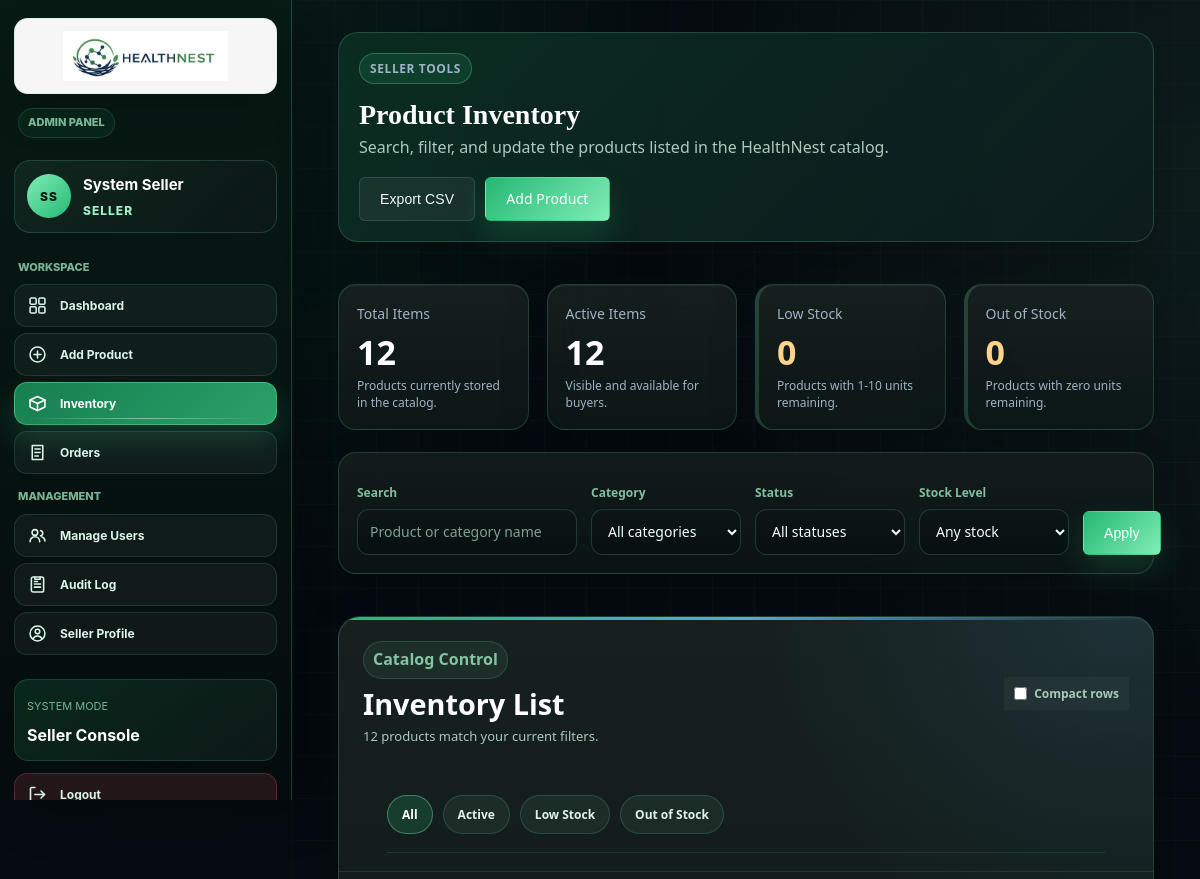
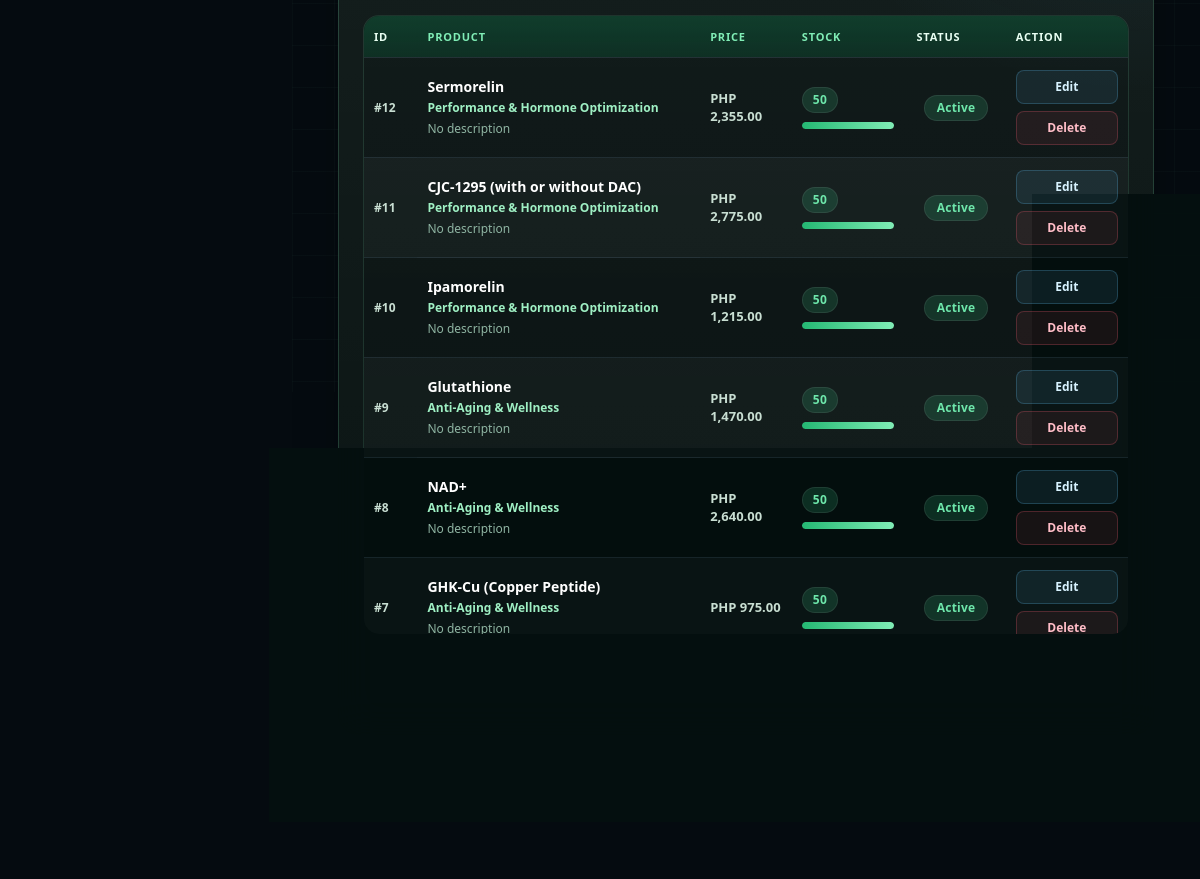
The app's page /inventory.php (signed in), older data (2 pictures, top to bottom).
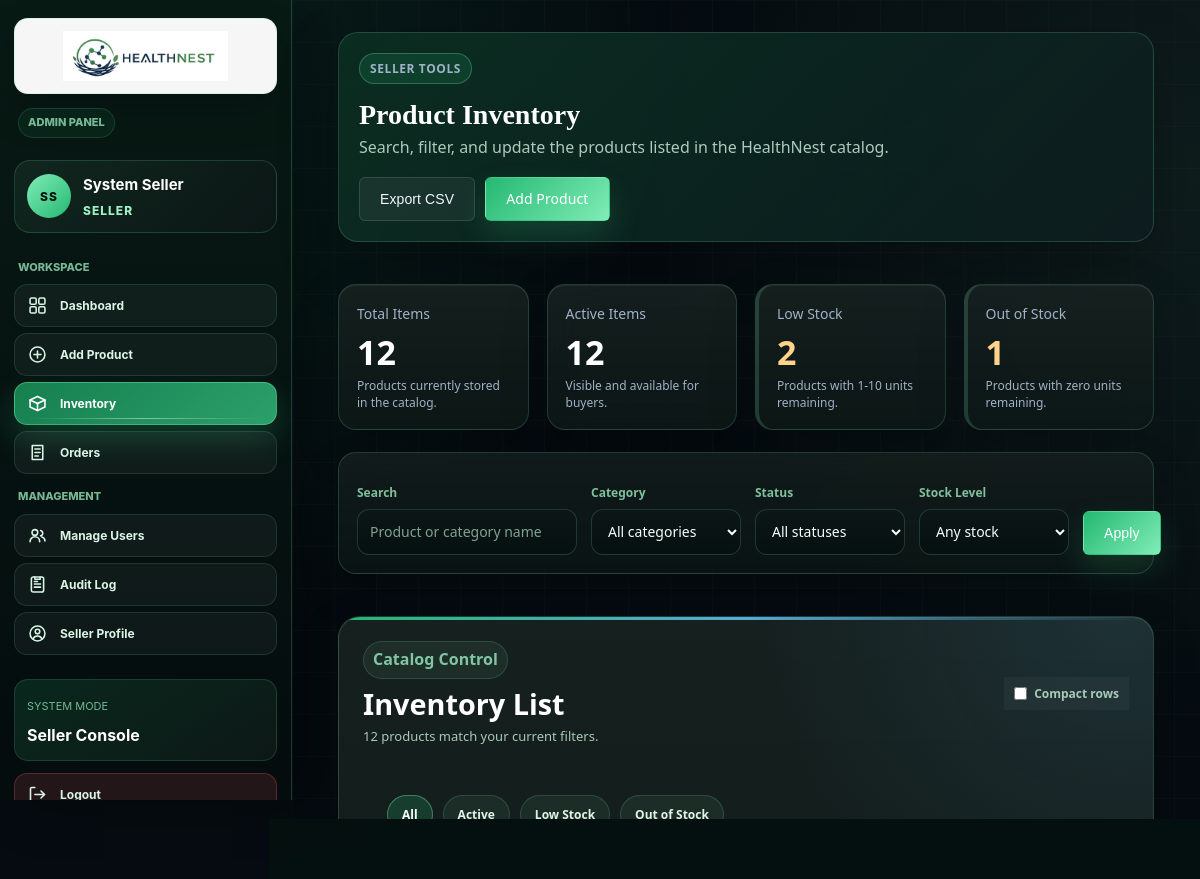
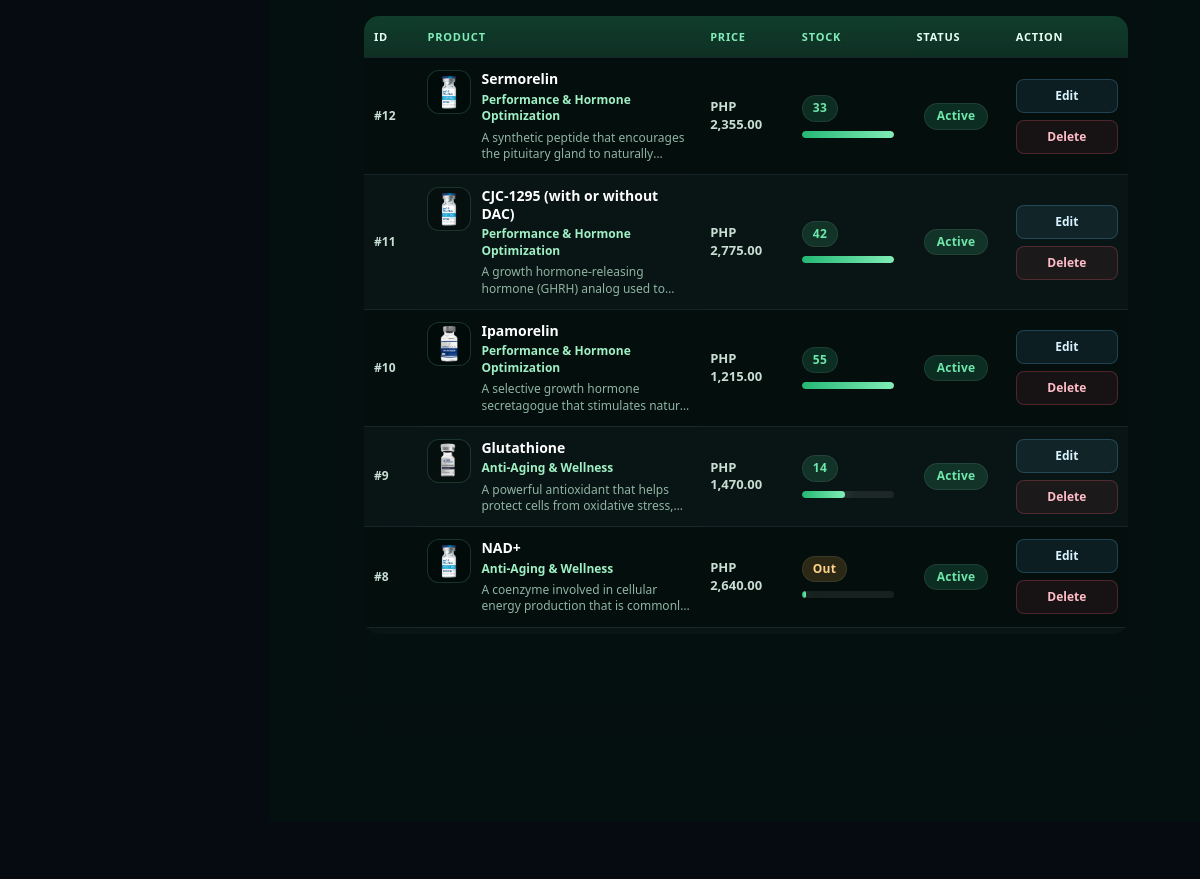
The same page, newer data (2 pictures, top to bottom).
### tables this page shows
CREATE TABLE `tblaccount` (
  `id` int(11) NOT NULL,
  `firstname` varchar(50) DEFAULT NULL,
  `middlename` varchar(50) DEFAULT NULL,
  `lastname` varchar(50) DEFAULT NULL,
  `email` varchar(100) DEFAULT NULL,
  `password` varchar(255) DEFAULT NULL,
  `address` varchar(200) DEFAULT NULL,
  `contact` varchar(20) DEFAULT NULL,
  `birthdate` date DEFAULT NULL,
  `level` varchar(20) DEFAULT NULL,
  `status` varchar(20) DEFAULT NULL,
  `image` varchar(100) DEFAULT NULL,
  `created_at` date DEFAULT NULL
);

CREATE TABLE `products` (
  `product_id` int(5) NOT NULL,
  `category_id` int(5) DEFAULT NULL,
  `product_name` varchar(150) DEFAULT NULL,
  `description` varchar(255) DEFAULT NULL,
  `price` float DEFAULT NULL,
  `stock_quantity` int(11) DEFAULT NULL,
  `image` varchar(150) NOT NULL,
  `status` varchar(20) DEFAULT NULL,
  `created_at` date DEFAULT NULL
);

CREATE TABLE `categories` (
  `category_id` int(5) NOT NULL,
  `category_name` varchar(100) DEFAULT NULL,
  `description` varchar(255) DEFAULT NULL
);

### functions.php (called while the page is built, shortened)
<?php
function e($value)
{
    return htmlspecialchars((string) $value, ENT_QUOTES, "UTF-8");
}
function normalizeLevel($level)
{
    return strtolower(trim((string) $level));
}
function accountFullName($user)
{
    $parts = [
        $user["firstname"] ?? "",
        $user["middlename"] ?? "",
        $user["lastname"] ?? "",
    ];
    $name = trim(preg_replace("/\s+/", " ", implode(" ", array_filter($parts))));
    return $name !== "" ? $name : ($user["email"] ?? "User");
}
function sessionUserId()
{
    if (isset($_SESSION["user_id"])) {
        return (int) $_SESSION["user_id"];
    }
    return null;
}
function isLoggedIn()
{
    return sessionUserId() !== null;
}
function isAdmin()
{
    $level = normalizeLevel($_SESSION["level"] ?? "");
    return in_array($level, ["admin", "administrator", "seller"], true);
}
function accountLevelValue($level)
{
    $level = normalizeLevel($level);
    return in_array($level, ["admin", "administrator", "seller"], true) ? "seller" : "buyer";
}
function accountLevelLabel($level)
{
    return ucfirst(accountLevelValue($level));
}
function currentUser($conn)
{
    $userId = sessionUserId();
    $stmt = mysqli_prepare($conn, "SELECT * FROM tblaccount WHERE id = ? LIMIT 1");
    mysqli_stmt_bind_param($stmt, "i", $userId);
    mysqli_stmt_execute($stmt);
    $result = mysqli_stmt_get_result($stmt);
    return mysqli_fetch_assoc($result) ?: null;
}
function formatPrice($amount)
{
    return "PHP " . number_format((float) $amount, 2);
}

### inventory.php (the view, shortened to what the rows shown need)
<?php
require_once __DIR__ . "/init.php";
$search = trim($_GET["search"] ?? "");
$categoryFilter = filter_input(INPUT_GET, "category", FILTER_VALIDATE_INT) ?: 0;
$statusFilter = strtolower(trim($_GET["status"] ?? ""));
$stockFilter = strtolower(trim($_GET["stock"] ?? ""));
$sort = strtolower(trim($_GET["sort"] ?? "newest"));
$page = max(1, (int) ($_GET["page"] ?? 1));
$perPage = 10;
if (!in_array($statusFilter, ["active", "inactive"], true)) {
    $statusFilter = "";
}
if (!in_array($stockFilter, ["low", "out"], true)) {
    $stockFilter = "";
}
$sortOptions = [
    "newest" => "p.product_id DESC",
    "oldest" => "p.product_id ASC",
    "name_asc" => "p.product_name ASC",
    "name_desc" => "p.product_name DESC",
    "price_asc" => "p.price ASC",
    "price_desc" => "p.price DESC",
    "stock_asc" => "p.stock_quantity ASC",
    "stock_desc" => "p.stock_quantity DESC",
];
$conditions = [];
$params = [];
$types = "";
$whereSql = count($conditions) > 0 ? "WHERE " . implode(" AND ", $conditions) : "";
$countSql = "
    SELECT COUNT(*) AS total
    FROM products p
    LEFT JOIN categories c ON p.category_id = c.category_id
    $whereSql
";
if (count($params) > 0) {
    $countStmt = mysqli_prepare($conn, $countSql);
    mysqli_stmt_bind_param($countStmt, $types, ...$params);
    mysqli_stmt_execute($countStmt);
    $matchingTotal = (int) (mysqli_fetch_assoc(mysqli_stmt_get_result($countStmt))["total"] ?? 0);
} else {
    $matchingTotal = (int) (mysqli_fetch_assoc(mysqli_query($conn, $countSql))["total"] ?? 0);
}
$totalPages = max(1, (int) ceil($matchingTotal / $perPage));
$page = min($page, $totalPages);
$offset = ($page - 1) * $perPage;
$listSql = "
    SELECT p.product_id, p.product_name, p.description, p.price, p.stock_quantity, p.status, p.image, c.category_name
    FROM products p
    LEFT JOIN categories c ON p.category_id = c.category_id
    $whereSql
    ORDER BY {$sortOptions[$sort]}
    LIMIT ? OFFSET ?
";
$listParams = $params;
$listParams[] = $perPage;
$listParams[] = $offset;
$listTypes = $types . "ii";
$stmt = mysqli_prepare($conn, $listSql);
mysqli_stmt_bind_param($stmt, $listTypes, ...$listParams);
mysqli_stmt_execute($stmt);
$result = mysqli_stmt_get_result($stmt);
function inventoryQueryString(array $overrides = [], array $current = []): string
{
    $merged = array_merge($current, $overrides);
    $merged = array_filter($merged, static fn($value) => $value !== "" && $value !== null && $value !== 0);
    return http_build_query($merged);
}
$currentParams = [
    "search" => $search,
    "category" => $categoryFilter ?: "",
    "status" => $statusFilter,
    "stock" => $stockFilter,
    "sort" => $sort,
];
function sortLink(string $ascKey, string $descKey, string $currentSort, array $currentParams, string $label): string
{
    $nextSort = $currentSort === $ascKey ? $descKey : $ascKey;
    $isActive = in_array($currentSort, [$ascKey, $descKey], true);
    $arrow = $currentSort === $descKey ? "&darr;" : "&uarr;";
    $qs = inventoryQueryString(["sort" => $nextSort, "page" => 1], $currentParams);
    $activeClass = $isActive ? "active" : "";
    return "<th class=\"sortable-th $activeClass\"><a href=\"inventory.php?$qs\">$label" . ($isActive ? " <span class=\"arrow\">$arrow</span>" : "") . "</a></th>";
}
require __DIR__ . "/header.php";
?>
<main class="page-main">
    <div class="seller-page-header">
        <div>
            <h2>Product Inventory</h2>
        </div>
    </div>
    <div class="table-card inventory-list-card">
        <div class="catalog-table-frame">
        <div class="table-wrap">
            <table class="inventory-table" border="1" cellpadding="8" cellspacing="0">
                <thead>
                    <tr>
                        <th>ID</th>
                        <?php echo sortLink("name_asc", "name_desc", $sort, $currentParams, "Product"); ?>
                        <?php echo sortLink("price_asc", "price_desc", $sort, $currentParams, "Price"); ?>
                        <?php echo sortLink("stock_asc", "stock_desc", $sort, $currentParams, "Stock"); ?>
                        <th>Status</th>
                        <th>Action</th>
                    </tr>
                </thead>
                <tbody>
                <?php if ($result && mysqli_num_rows($result) > 0): ?>
                    <?php while ($row = mysqli_fetch_assoc($result)): ?>
                        <?php
                        $qty = (int) $row["stock_quantity"];
                        $stockClass = $qty <= 10 ? "stock-low" : "stock-ok";
                        $stockPercent = max(4, min(100, round(($qty / 30) * 100)));
                        $imgSrc = trim((string) ($row["image"] ?? ""));
                        ?>
                        <tr class="inventory-row" data-table-row data-status="<?php echo e(strtolower($row["status"])); ?>" data-stock="<?php echo $qty === 0 ? "out" : ($qty <= 10 ? "low" : "ok"); ?>">
                            <td class="id-cell">#<?php echo (int) $row["product_id"]; ?></td>
                            <td>
                                <div class="product-cell">
                                    <?php if ($imgSrc !== "" && $imgSrc !== "placeholder.jpg"): ?>
                                        <div class="product-thumb-wrap">
                                            <img src="images/products/<?php echo e(basename($imgSrc)); ?>" alt="" onerror="this.parentElement.style.display='none';">
                                        </div>
                                    <?php endif; ?>
                                    <div class="product-cell-copy">
                                        <strong><?php echo e($row["product_name"]); ?></strong>
                                        <span><?php echo e($row["category_name"] ?? "Uncategorized"); ?></span>
                                        <em><?php echo e($row["description"] ?: "No description"); ?></em>
                                    </div>
                                </div>
                            </td>
                            <td class="price-cell"><?php echo formatPrice($row["price"]); ?></td>
                            <td class="stock-cell">
                                <span class="stock-badge <?php echo $stockClass; ?>"><?php echo $qty === 0 ? "Out" : $qty; ?></span>
                                <div class="mini-meter <?php echo $qty <= 10 ? "risk" : ""; ?>"><i style="width: <?php echo $stockPercent; ?>%;"></i></div>
                            </td>
                            <td class="inventory-status-cell"><span class="status <?php echo e(strtolower($row["status"])); ?>"><?php echo e(ucfirst($row["status"])); ?></span></td>
                            <td class="table-action-cell">
                                <div class="inventory-action-group">
                                    <a class="inventory-action edit-action" href="editproduct.php?id=<?php echo (int) $row["product_id"]; ?>">Edit</a>
                                    <a class="inventory-action delete-action" href="deleteproduct.php?id=<?php echo (int) $row["product_id"]; ?>">Delete</a>
                                </div>
                            </td>
                        </tr>
                    <?php endwhile; ?>
                <?php endif; ?>
                </tbody>
            </table>
        </div>
        </div>
    </div>
</main>
<?php require __DIR__ . "/footer.php"; ?>

### header.php (shortened to what the rows shown need)
<?php
require_once __DIR__ . "/init.php";
$user = isLoggedIn() ? currentUser($conn) : null;
$currentPage = basename($_SERVER["PHP_SELF"]);
$bodyClass = "page-" . str_replace(".php", "", $currentPage);
if ($user) {
    $bodyClass .= isAdmin() ? " seller-page has-sidebar" : " buyer-page";
}
$useSellerShell = $user && isAdmin();
$sidebarInitials = "S";
if ($useSellerShell) {
    $nameParts = preg_split('/\s+/', trim(accountFullName($user)));
    $nameParts = array_values(array_filter($nameParts));
    if (!empty($nameParts)) {
        $sidebarInitials = strtoupper(substr($nameParts[0], 0, 1));
        if (count($nameParts) > 1) {
            $sidebarInitials .= strtoupper(substr($nameParts[count($nameParts) - 1], 0, 1));
        }
    }
}
?>
<!DOCTYPE html>
<html lang="en">
<head>
    <link rel="stylesheet" href="asset/style.css?v=<?php echo filemtime(__DIR__ . "/asset/style.css"); ?>">
</head>
<body class="<?php echo e($bodyClass); ?>">
    <?php if ($useSellerShell): ?>
        <div class="app-shell">
            <aside class="sidebar">
                <div class="sidebar-top">
                    <a class="sidebar-brand" href="seller_dashboard.php">
                        <img src="asset/healthnest-logo.png" alt="HealthNest logo">
                    </a>
                    <span class="sidebar-kicker">Admin Panel</span>
                </div>
                <div class="sidebar-user">
                    <span class="sidebar-avatar"><?php echo e($sidebarInitials); ?></span>
                    <div class="sidebar-user-meta">
                        <strong><?php echo e(accountFullName($user)); ?></strong>
                        <span><?php echo e(accountLevelLabel($user["level"])); ?></span>
                    </div>
                </div>
                <nav class="sidebar-nav">
                        <span class="sidebar-section-label">Workspace</span>
                        <a class="<?php echo $currentPage === "seller_dashboard.php" ? "active" : ""; ?>" href="seller_dashboard.php">
                            <span class="nav-icon"></span>
                            <span class="nav-label">Dashboard</span>
                        </a>
                        <a class="<?php echo $currentPage === "addproduct.php" ? "active" : ""; ?>" href="addproduct.php">
                            <span class="nav-icon"><svg viewBox="0 0 24 24" fill="none" stroke="currentColor" stroke-width="1.8" stroke-linecap="round" stroke-linejoin="round"><circle cx="12" cy="12" r="8.5"></circle><path d="M12 8v8M8 12h8"></path></svg></span>
                            <span class="nav-label">Add Product</span>
                        </a>
                        <a class="<?php echo $currentPage === "inventory.php" ? "active" : ""; ?>" href="inventory.php">
                            <span class="nav-icon"><svg viewBox="0 0 24 24" fill="none" stroke="currentColor" stroke-width="1.8" stroke-linecap="round" stroke-linejoin="round"><path d="M3.5 8 12 4l8.5 4-8.5 4-8.5-4Z"></path><path d="M3.5 8v8L12 20l8.5-4V8"></path><path d="M12 12v8"></path></svg></span>
                            <span class="nav-label">Inventory</span>
                        </a>
                        <a class="<?php echo $currentPage === "seller_orders.php" ? "active" : ""; ?>" href="seller_orders.php">
                            <span class="nav-icon"><svg viewBox="0 0 24 24" fill="none" stroke="currentColor" stroke-width="1.8" stroke-linecap="round" stroke-linejoin="round"><path d="M6 4h12v16H6z"></path><path d="M9 8h6M9 12h6M9 16h4"></path></svg></span>
                            <span class="nav-label">Orders</span>
                        </a>
                        <span class="sidebar-section-label">Management</span>
                        <a class="<?php echo $currentPage === "manageusers.php" ? "active" : ""; ?>" href="manageusers.php">
                            <span class="nav-icon"></span>
                            <span class="nav-label">Manage Users</span>
                        </a>
                        <a class="<?php echo $currentPage === "auditlog.php" ? "active" : ""; ?>" href="auditlog.php">
                            <span class="nav-icon"><svg viewBox="0 0 24 24" fill="none" stroke="currentColor" stroke-width="1.8" stroke-linecap="round" stroke-linejoin="round"><rect x="5" y="3.5" width="14" height="17" rx="2"></rect><path d="M9 3.5v2.5h6V3.5"></path><path d="M8.5 11.5h7M8.5 15h7M8.5 8.5h3.5"></path></svg></span>
                            <span class="nav-label">Audit Log</span>
                        </a>
                        <a class="<?php echo $currentPage === "profile.php" ? "active" : ""; ?>" href="profile.php">
                            <span class="nav-icon"><svg viewBox="0 0 24 24" fill="none" stroke="currentColor" stroke-width="1.8" stroke-linecap="round" stroke-linejoin="round"><circle cx="12" cy="12" r="8.5"></circle><circle cx="12" cy="9.8" r="2.6"></circle><path d="M6.8 18.2c.9-2.1 2.9-3.4 5.2-3.4s4.3 1.3 5.2 3.4"></path></svg></span>
                            <span class="nav-label">Seller Profile</span>
                        </a>
                </nav>
                <div class="sidebar-footer">
                    <div class="sidebar-status-card">
                        <span>System Mode</span>
                        <strong>Seller Console</strong>
                    </div>
                    <a class="sidebar-logout" href="logout.php">
                        <span class="nav-icon"><svg viewBox="0 0 24 24" fill="none" stroke="currentColor" stroke-width="1.8" stroke-linecap="round" stroke-linejoin="round"><path d="M9 20H5.5A1.5 1.5 0 0 1 4 18.5v-13A1.5 1.5 0 0 1 5.5 4H9"></path><path d="M16 16l4-4-4-4"></path><path d="M20 12H9"></path></svg></span>
                        <span class="nav-label">Logout</span>
                    </a>
                </div>
            </aside>
            <div class="app-content">
    <?php endif; ?>

Row changes from the older to the newer data that the page shows:
no longer on this page (row edited): products: product_id "7", product_name "GHK-Cu (Copper Peptide)", category.category_name "Anti-Aging & Wellness", description "No description", price "PHP 975.00", stock_quantity "50", status "Active"
changed products "Sermorelin": image "placeholder.jpg" → "Sermorelin.png" (drawn); image: picture added; description "No description" → "A synthetic peptide that encourages the pituitary gland to…"; stock_quantity "50" → "33"
changed products "CJC-1295 (with or without DAC)": image "placeholder.jpg" → "CJC-1295.png" (drawn); image: picture added; description "No description" → "A growth hormone-releasing hormone (GHRH) analog used…"; stock_quantity "50" → "42"
changed products "Ipamorelin": image "placeholder.jpg" → "Ipamorelin.png" (drawn); image: picture added; description "No description" → "A selective growth hormone secretagogue that stimulates…"; stock_quantity "50" → "55"
changed products "Glutathione": image "placeholder.jpg" → "Glutathione.png" (drawn); image: picture added; description "No description" → "A powerful antioxidant that helps protect cells from oxidative…"; stock_quantity "50" → "14"
changed products "NAD+": image "placeholder.jpg" → "NAD+.png" (drawn); image: picture added; description "No description" → "A coenzyme involved in cellular energy production that is…"; stock_quantity "50" → (not shown); now shows "Out"
Text that changed along with them:
$lowStockItems: "0" → "2"
$outOfStockItems: "0" → "1"
